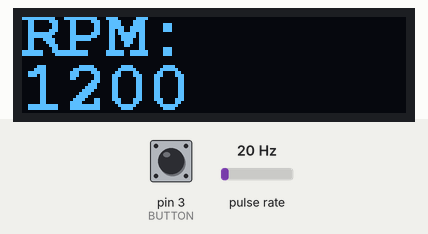
Simulated run of this sketch. Board: Arduino Uno, built with avr-gcc and run on an emulated ATmega328P. On the bench: 128×32 one-colour display. Wiring (inferred from the names in the program): pulse sensor: data pin 5. The test bench sets the inputs (shaded band); at power-on: pin 3 (BUTTON) HIGH, pulse rate 20 Hz.

Above: at 2.2 s.
2.3 s: pin 3 (BUTTON) pulled LOW for 0.15 s
At 2.9 s:
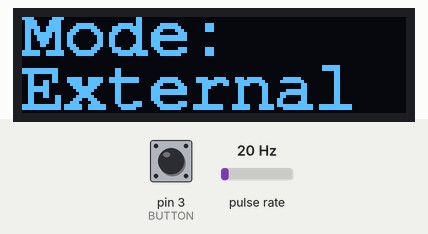
4.6 s: pin 3 (BUTTON) pulled LOW for 1 s
At 4.9 s:
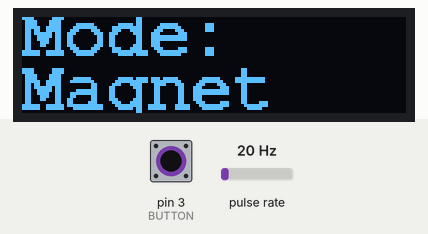
6.2 s: pulse rate (sensor on pin 5) set to 4 Hz
At 7.6 s:
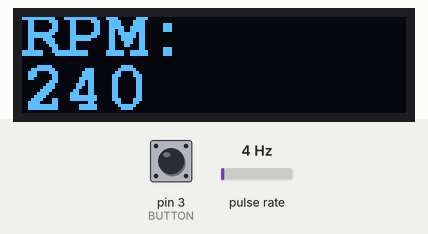
7.8 s: pulse rate (sensor on pin 5) set to 50 Hz
At 8.91 s:
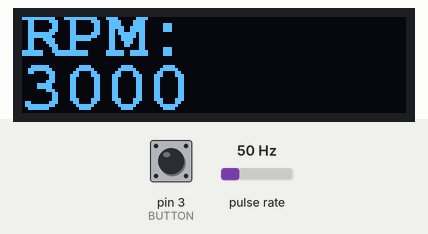
9.6 s: pulse rate (sensor on pin 5) set to 100 Hz
At 10.83 s:
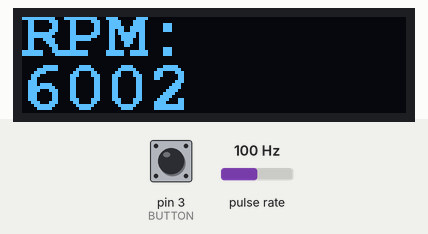
Timing chart, 0 to 12.2 s (numbered marks = the images above; inputs shaded):
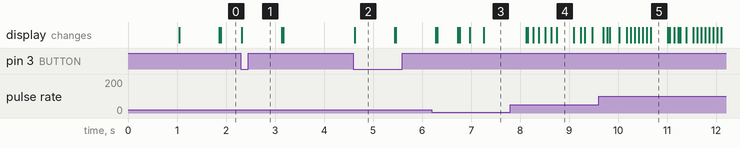

The sketch:

Multifunction-tachymeter-Arduino.ino
```cpp
#include <PinChangeInterrupt.h>

/*
Tachometer using micros

On this sketch we are going to measure the period between pulses using the micros() function to get the RPM
(Revolutions Per Minute) from a sensor on pin 2.
This way of measuring RPM makes it accurate, responsive and versatile. No matter how fast or slow the loop is
running, the reading accuracy is not going to be affected. Although, the faster you run the loop, the more amount
of readings you are going to be able to display every second.

It's coded in a way that the micros rollover doesn't create glitches every 71 minutes, so it can run forever
without problems.

We use an interrupt for the input so you have to choose pin 2 or 3 (for Arduino Uno/nano). In this example we
use pin 2.


/////// OLED 0.96" Display:
We are going to use the OLED 128x64 I2C with SSD1306 driver using the Adafruit library.

Pins for OLED display and arduino uno/nano:
 * GND = GND
 * VCC = 5V
 * SCL = A5
 * SDA = A4

It's a good idea to put a resistor between A4-5V and A5-5V to help stabilize the connection.
What that does is pull-up the I2C pins to make it more reliable and prevents lock-ups.

Libraries needed for the OLED display:
https://github.com/adafruit/Adafruit_SSD1306
https://github.com/adafruit/Adafruit-GFX-Library


This sketch was made for my video tutorial shown here: https://www.youtube.com/watch?v=u2uJMJWsfsg

Made by InterlinkKnight
Last update: 05/23/2019
*/


///////////////
// Calibration:
///////////////

const byte PulsesPerRevolution = 1;  // Set how many pulses there are on each revolution. Default: 2.


// If the period between pulses is too high, or even if the pulses stopped, then we would get stuck showing the
// last value instead of a 0. Because of this we are going to set a limit for the maximum period allowed.
// If the period is above this value, the RPM will show as 0.
// The higher the set value, the longer lag/delay will have to sense that pulses stopped, but it will allow readings
// at very low RPM.
// Setting a low value is going to allow the detection of stop situations faster, but it will prevent having low RPM readings.
// The unit is in microseconds.
const unsigned long ZeroTimeout = 300000;  // For high response time, a good value would be 100000.
                                           // For reading very low RPM, a good value would be 300000.


// Calibration for smoothing RPM:
const byte numReadings = 3;  // Number of samples for smoothing. The higher, the more smoothing, but it's going to
                             // react slower to changes. 1 = no smoothing. Default: 2.


/////////////
// Variables:
/////////////

volatile unsigned long LastTimeWeMeasured;  // Stores the last time we measured a pulse so we can calculate the period.
volatile unsigned long PeriodBetweenPulses = ZeroTimeout+1000;  // Stores the period between pulses in microseconds.
                       // It has a big number so it doesn't start with 0 which would be interpreted as a high frequency.
volatile unsigned long PeriodAverage = ZeroTimeout+1000;  // Stores the period between pulses in microseconds in total, if we are taking multiple pulses.
                       // It has a big number so it doesn't start with 0 which would be interpreted as a high frequency.
unsigned long FrequencyRaw;  // Calculated frequency, based on the period. This has a lot of extra decimals without the decimal point.
unsigned long FrequencyReal;  // Frequency without decimals.
unsigned long RPM;  // Raw RPM without any processing.
unsigned int PulseCounter = 1;  // Counts the amount of pulse readings we took so we can average multiple pulses before calculating the period.

unsigned long PeriodSum; // Stores the summation of all the periods to do the average.

unsigned long LastTimeCycleMeasure = LastTimeWeMeasured;  // Stores the last time we measure a pulse in that cycle.
                                    // We need a variable with a value that is not going to be affected by the interrupt
                                    // because we are going to do math and functions that are going to mess up if the values
                                    // changes in the middle of the cycle.
unsigned long CurrentMicros = micros();  // Stores the micros in that cycle.
                                         // We need a variable with a value that is not going to be affected by the interrupt
                                         // because we are going to do math and functions that are going to mess up if the values
                                         // changes in the middle of the cycle.

// We get the RPM by measuring the time between 2 or more pulses so the following will set how many pulses to
// take before calculating the RPM. 1 would be the minimum giving a result every pulse, which would feel very responsive
// even at very low speeds but also is going to be less accurate at higher speeds.
// With a value around 10 you will get a very accurate result at high speeds, but readings at lower speeds are going to be
// farther from eachother making it less "real time" at those speeds.
// There's a function that will set the value depending on the speed so this is done automatically.
unsigned int AmountOfReadings = 1;

unsigned int ZeroDebouncingExtra;  // Stores the extra value added to the ZeroTimeout to debounce it.
                                   // The ZeroTimeout needs debouncing so when the value is close to the threshold it
                                   // doesn't jump from 0 to the value. This extra value changes the threshold a little
                                   // when we show a 0.

// Variables for smoothing tachometer:
unsigned long readings[numReadings];  // The input.
unsigned long readIndex;  // The index of the current reading.
unsigned long total;  // The running total.
unsigned long average;  // The RPM value after applying the smoothing.


// OLED 0.96" Display:
#include <Adafruit_GFX.h>  // Include core graphics library for the display.
#include <Adafruit_SSD1306.h>  // Include Adafruit_SSD1306 library to drive the display.
Adafruit_SSD1306 display(128, 32);  // Create display.
#include <Fonts/FreeMonoBold12pt7b.h>  // Add a custom font.
#include <avr/sleep.h>

#define NR_OF_MODES 3
#define BUTTON 3
#define IR_PIN 5
#define EXT_PIN 6
uint8_t mode;
uint8_t prevMode;
long sleepTime;
bool shownShutOff;

void setup()  // Start of setup:
{

  mode=2;
  prevMode=0;
  set_sleep_mode (SLEEP_MODE_PWR_DOWN);
  sleep_enable();
  shownShutOff = false;
  pinMode(2, INPUT);
  pinMode(IR_PIN, INPUT);
  pinMode(EXT_PIN, INPUT);
  pinMode(BUTTON, INPUT_PULLUP);

  delay(1000);  // We sometimes take several readings of the period to average. Since we don't have any readings
                // stored we need a high enough value in micros() so if divided is not going to give negative values.
                // The delay allows the micros() to be high enough for the first few cycles.


  // OLED 0.96" Display:
  display.begin(SSD1306_SWITCHCAPVCC, 0x3C);  // Initialize display with the I2C address of 0x3C.
  display.clearDisplay();  // Clear the buffer.
  display.setTextColor(WHITE);  // Set color of the text to white.
  display.setRotation(0);  // Set orientation. Goes from 0, 1, 2 or 3.
  display.setTextWrap(false);  // By default, long lines of text are set to automatically “wrap” back to the leftmost column.
                               // To override this behavior (so text will run off the right side of the display - useful for
                               // scrolling marquee effects), use setTextWrap(false). The normal wrapping behavior is restored
                               // with setTextWrap(true).
  display.dim(0);  // Set brightness (0 is maximum and 1 is a little dim).
  sleepTime = millis();

}  // End of setup.


void loop()  // Start of loop:
{
    Is_Button_Pressed();

    if(millis() - sleepTime > 40000){
          display.clearDisplay();
          display.setFont(&FreeMonoBold12pt7b);  // Set a custom font.
          display.setTextSize(0);  // Set text size. We are using a custom font so you should always use the text size of 0.
          display.setCursor(0, 12);  // (x,y).
          display.print("Turning");  // Text or value to print.
          display.setCursor(30, 30);  // (x,y).
          display.print("off");  // Text or value to print.
          //displayMode
          display.display();
      } else {
      if(mode != prevMode){
        display.clearDisplay();
        display.setFont(&FreeMonoBold12pt7b);  // Set a custom font.
        display.setTextSize(0);  // Set text size. We are using a custom font so you should always use the text size of 0.
        display.setCursor(0, 12);  // (x,y).
        display.print("Mode: ");  // Text or value to print.
        display.setCursor(0, 30);

        switch(mode){
          case 1:
            attachInterrupt(digitalPinToInterrupt(2), Pulse_Event, RISING);  // Enable interruption pin 2 when going from LOW to HIGH.
            display.print("Magnet");  // Text or value to print.
            break;
          case 2:
            attachPCINT(digitalPinToPCINT(IR_PIN), Pulse_Event, RISING);
            display.print("IR");  // Text or value to print.
            break;
          case 3:
            attachPCINT(digitalPinToPCINT(EXT_PIN), Pulse_Event, RISING);
            display.print("External");  // Text or value to print.
            break;
          }
            display.display();
            delay(800);
            prevMode = mode;
        }

        Hall_Effect();
      }
      if(millis() - sleepTime > 45000){
        // BODS must be set to one and BODSE must be set to zero within four clock cycles. This sets
        // the MCU Control Register (MCUCR)
        MCUCR = bit (BODS) | bit (BODSE);

        // The BODS bit is automatically cleared after three clock cycles so we better get on with it
        MCUCR = bit (BODS);

        noInterrupts();
        attachInterrupt(digitalPinToInterrupt(BUTTON), Wake_Up, FALLING);

        interrupts();
        display.clearDisplay();
        display.display();
        sleep_cpu();
      }

    /*
    while(digitalRead(BUTTON) == LOW){
      delay(10);

    }
    */


}  // End of loop.

void Wake_Up(){
  sleep_disable();
  sleepTime = millis();
  // Detach the interrupt that brought us out of sleep
  detachInterrupt(digitalPinToInterrupt(BUTTON));
}

void Is_Button_Pressed(){
  if(digitalRead(BUTTON) == LOW){
    sleepTime = millis();
    detachInterrupt(digitalPinToInterrupt(2));
    detachPCINT(digitalPinToPCINT(IR_PIN));
    detachPCINT(digitalPinToPCINT(EXT_PIN));
    mode += 1;
    if(mode > NR_OF_MODES || mode == 1){
      mode = 1;
    }
  }

}

void Hall_Effect(){
  // The following is going to store the two values that might change in the middle of the cycle.
  // We are going to do math and functions with those values and they can create glitches if they change in the
  // middle of the cycle.
  LastTimeCycleMeasure = LastTimeWeMeasured;  // Store the LastTimeWeMeasured in a variable.
  CurrentMicros = micros();  // Store the micros() in a variable.


  // CurrentMicros should always be higher than LastTimeWeMeasured, but in rare occasions that's not true.
  // I'm not sure why this happens, but my solution is to compare both and if CurrentMicros is lower than
  // LastTimeCycleMeasure I set it as the CurrentMicros.
  // The need of fixing this is that we later use this information to see if pulses stopped.
  if(CurrentMicros < LastTimeCycleMeasure)
  {
    LastTimeCycleMeasure = CurrentMicros;
  }


  // Calculate the frequency:
  FrequencyRaw = 10000000000 / PeriodAverage;  // Calculate the frequency using the period between pulses.


  // Detect if pulses stopped or frequency is too low, so we can show 0 Frequency:
  if(PeriodBetweenPulses > ZeroTimeout - ZeroDebouncingExtra || CurrentMicros - LastTimeCycleMeasure > ZeroTimeout - ZeroDebouncingExtra)
  {  // If the pulses are too far apart that we reached the timeout for zero:
    FrequencyRaw = 0;  // Set frequency as 0.
    ZeroDebouncingExtra = 2000;  // Change the threshold a little so it doesn't bounce.
  }
  else
  {
    ZeroDebouncingExtra = 0;  // Reset the threshold to the normal value so it doesn't bounce.
  }


  FrequencyReal = FrequencyRaw / 10000;  // Get frequency without decimals.
                                          // This is not used to calculate RPM but we remove the decimals just in case
                                          // you want to print it.


  // Calculate the RPM:
  RPM = FrequencyRaw / PulsesPerRevolution * 60;  // Frequency divided by amount of pulses per revolution multiply by
                                                  // 60 seconds to get minutes.
  RPM = RPM / 10000;  // Remove the decimals.


  // Smoothing RPM:
  total = total - readings[readIndex];  // Advance to the next position in the array.
  readings[readIndex] = RPM;  // Takes the value that we are going to smooth.
  total = total + readings[readIndex];  // Add the reading to the total.
  readIndex = readIndex + 1;  // Advance to the next position in the array.

  if (readIndex >= numReadings)  // If we're at the end of the array:
  {
    readIndex = 0;  // Reset array index.
  }

  // Calculate the average:
  average = total / numReadings;  // The average value it's the smoothed result.


/*
  // Print information on the serial monitor:
  // Comment this section if you have a display and you don't need to monitor the values on the serial monitor.
  // This is because disabling this section would make the loop run faster.
  Serial.print("Period: ");
  Serial.print(PeriodBetweenPulses);
  Serial.print("\tReadings: ");
  Serial.print(AmountOfReadings);
  Serial.print("\tFrequency: ");
  Serial.print(FrequencyReal);
  Serial.print("\tRPM: ");
  Serial.print(RPM);
  Serial.print("\tTachometer: ");
  Serial.println(average);
*/


  display.clearDisplay();  // Clear the display so we can refresh.
  display.setFont(&FreeMonoBold12pt7b);  // Set a custom font.
  display.setTextSize(0);  // Set text size. We are using a custom font so you should always use the text size of 0.
  display.setCursor(0, 12);  // (x,y).
  display.println("RPM:");  // Text or value to print.

  // Print variable with right alignment:
  display.setCursor(0, 30);  // (x,y).
  display.println(average);  // Text or value to print.

  // Print a comma for the thousands separator:
  if(average > 999)  // If value is above 999:
  {
    // Draw line (to show a comma):
    //display.drawLine(63, 60, 61, 65, WHITE);  // Draw line (x0,y0,x1,y1,color).
  }

  display.display();  // Print everything we set previously.
}


void Pulse_Event()  // The interrupt runs this to calculate the period between pulses:
{
  sleepTime = millis();
  PeriodBetweenPulses = micros() - LastTimeWeMeasured;  // Current "micros" minus the old "micros" when the last pulse happens.
                                                        // This will result with the period (microseconds) between both pulses.
                                                        // The way is made, the overflow of the "micros" is not going to cause any issue.

  LastTimeWeMeasured = micros();  // Stores the current micros so the next time we have a pulse we would have something to compare with.


  if(PulseCounter >= AmountOfReadings)  // If counter for amount of readings reach the set limit:
  {
    PeriodAverage = PeriodSum / AmountOfReadings;  // Calculate the final period dividing the sum of all readings by the
                                                   // amount of readings to get the average.
    PulseCounter = 1;  // Reset the counter to start over. The reset value is 1 because its the minimum setting allowed (1 reading).
    PeriodSum = PeriodBetweenPulses;  // Reset PeriodSum to start a new averaging operation.


    // Change the amount of readings depending on the period between pulses.
    // To be very responsive, ideally we should read every pulse. The problem is that at higher speeds the period gets
    // too low decreasing the accuracy. To get more accurate readings at higher speeds we should get multiple pulses and
    // average the period, but if we do that at lower speeds then we would have readings too far apart (laggy or sluggish).
    // To have both advantages at different speeds, we will change the amount of readings depending on the period between pulses.
    // Remap period to the amount of readings:
    int RemapedAmountOfReadings = map(PeriodBetweenPulses, 40000, 5000, 1, 10);  // Remap the period range to the reading range.
    // 1st value is what are we going to remap. In this case is the PeriodBetweenPulses.
    // 2nd value is the period value when we are going to have only 1 reading. The higher it is, the lower RPM has to be to reach 1 reading.
    // 3rd value is the period value when we are going to have 10 readings. The higher it is, the lower RPM has to be to reach 10 readings.
    // 4th and 5th values are the amount of readings range.
    RemapedAmountOfReadings = constrain(RemapedAmountOfReadings, 1, 10);  // Constrain the value so it doesn't go below or above the limits.
    AmountOfReadings = RemapedAmountOfReadings;  // Set amount of readings as the remaped value.
  }
  else
  {
    PulseCounter++;  // Increase the counter for amount of readings by 1.
    PeriodSum = PeriodSum + PeriodBetweenPulses;  // Add the periods so later we can average.
  }

}  // End of Pulse_Event.
```

Measured:
- after the input at 2.3 s, the display: changes at once (image 1)
- after the input at 4.6 s, the display: changes at once (image 2)
- after the input at 7.8 s, the display: first changes after 0.32 s (image 4 shows a later state)
- what the display in image 2 shows lasts 0.8 s, from 4.6 s to 5.4 s
